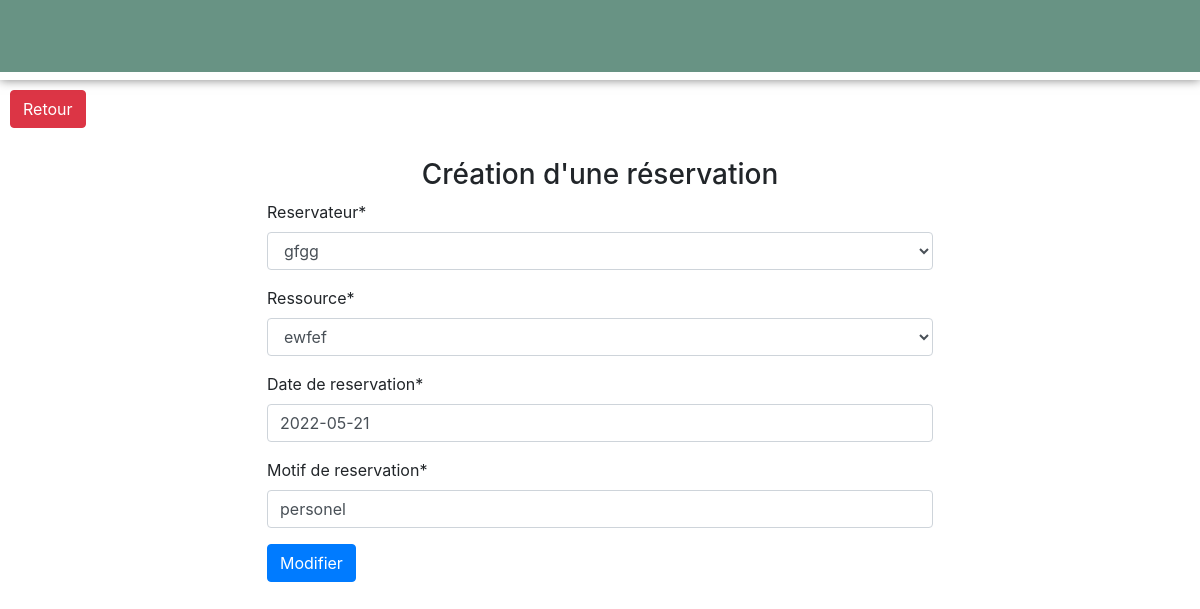
The app's page /reservation/1/change/, older data.
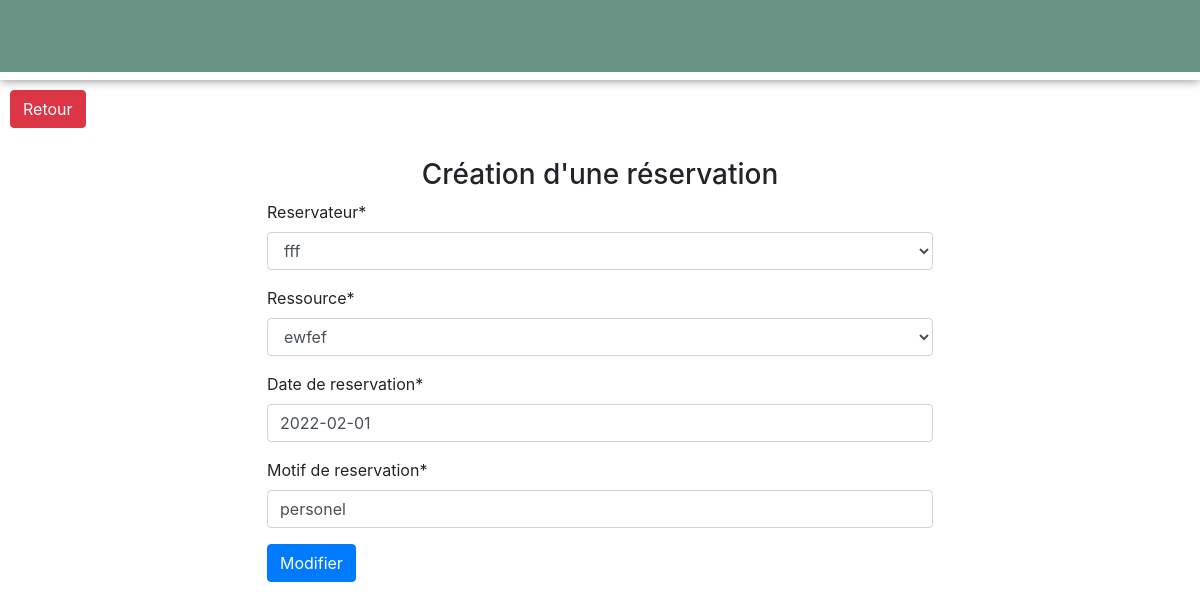
The same page, newer data.
### srcApp/models.py (models this page shows)
class Reservation(models.Model):
    reservateur = models.ForeignKey(Personnel, on_delete=models.CASCADE)
    ressource = models.ForeignKey(Ressource, on_delete=models.CASCADE)
    date_de_reservation = models.DateField()
    motif_de_reservation = models.CharField(max_length=255)
    UniqueConstraint(fields=['ressource', 'date_de_reservation'], name='reservation_unique_de_la_ressource_par_date')

### srcApp/views.py (the view)
# urls.py: path('reservation/<int:id>/change/', views.update_res,name='update_reservation'),
def update_res(request, id):
    reserv = Reservation.objects.get(id=id)
    if request.method == 'POST':
        form = ReservationForm(request.POST, instance=reserv)
        if form.is_valid():
            form.save()
            return redirect('reservation')
    else:
        form = ReservationForm(instance=reserv)
        return render(request,
                'update_reserv.html',
                {'form': form})

### srcApp/forms.py
class ReservationForm(forms.ModelForm):
    class Meta:
        model = Reservation
        fields = '__all__'
    def __init__(self, *args, **kwargs):
        super().__init__(*args, **kwargs)
        self.helper = FormHelper()

### srcApp/models.py (called while the page is built)
    def __str__(self):
        return f'{self.nom}'

    def __str__(self):
        return f'{self.nomRess}'

### srcApp/templates/update_reserv.html (shortened to what this page needs)
{% extends 'base.html' %}
 {% block navigation %}
              <h1 style="padding:3%"> </h1>
       {% endblock %}
{% load crispy_forms_tags %}
{% block content %}
 <a href="{% url 'reservation' %}" class="btn btn btn-danger" style="margin:10px">Retour</a>
    <div class="container">
 <h3 class="text-center" style="margin-top:20px">Création d'une réservation</h3>
<form action="" method="post" style="margin-left:20%; margin-right:20%">
  {{ form|crispy }}
  <button type="submit" class="btn btn-primary">Modifier</button>
</form>
</div>
{% endblock %}

Row changes from the older to the newer data that the page shows:
changed Reservation "ewfef": reservateur "gfgg" → "fff"; date_de_reservation "2022-05-21" → "2022-02-01"
